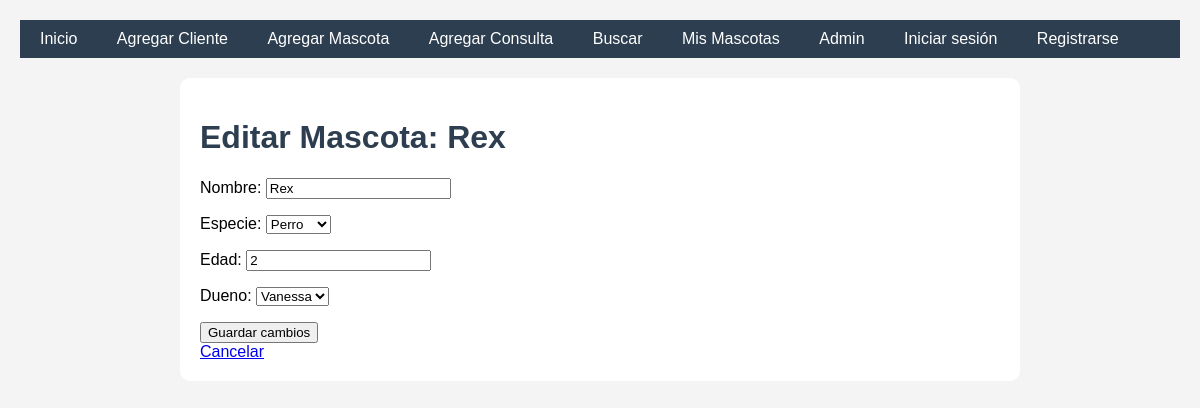
Screenshot of /mascotas/editar/1/ with the database file from the repository.
### veterinaria/models.py (models this page shows, shortened)
class Mascota(models.Model):
    ESPECIES = [
        ('perro', 'Perro'),
        ('gato', 'Gato'),
        ('conejo', 'Conejo'),
        ('ave', 'Ave'),
        ('otro', 'Otro'),
    ]
    nombre = models.CharField(max_length=50)
    especie = models.CharField(max_length=20, choices=ESPECIES)
    edad = models.IntegerField()
    dueno = models.ForeignKey(Cliente, on_delete=models.CASCADE, related_name='mascotas')
    imagen = models.ImageField(upload_to='mascotas/', null=True, blank=True)
    fecha_registro = models.DateField(auto_now_add=True)
    numero_chip = models.IntegerField(unique=True, null=True, blank=True)

class Cliente(models.Model):
    nombre = models.CharField(max_length=50)
    email = models.EmailField()
    telefono = models.CharField(max_length=20)
    def __str__(self):
        return self.nombre

### veterinaria/views.py (the view)
# urls.py: path('mascotas/editar/<int:mascota_id>/', views.editar_mascota, name='editar_mascota'),
def editar_mascota(request, mascota_id):
    mascota = get_object_or_404(Mascota, id=mascota_id)
    if request.method == 'POST':
        form = MascotaForm(request.POST, request.FILES, instance=mascota)
        if form.is_valid():
            form.save()
            return redirect('detalle_mascota', mascota_id=mascota.id)
    else:
        form = MascotaForm(instance=mascota)
    return render(request, 'veterinaria/editar_mascota.html', {'form': form, 'mascota': mascota})

### veterinaria/forms.py
class MascotaForm(forms.ModelForm):
    class Meta:
        model = Mascota
        fields = ['nombre', 'especie', 'edad', 'dueno']

### veterinaria/templates/veterinaria/editar_mascota.html (shortened to what this page needs)
{% extends "veterinaria/base.html" %}
{% block content %}
<h1>Editar Mascota: {{ mascota.nombre }}</h1>
<form method="POST" enctype="multipart/form-data">
    {{ form.as_p }}
    <button type="submit">Guardar cambios</button>
</form>
<a href="{% url 'detalle_mascota' mascota.id %}">Cancelar</a>
{% endblock %}

### veterinaria/templates/veterinaria/base.html (style rules this page uses)
body { font-family: Arial, sans-serif; margin: 0; padding: 20px; background-color: #f4f4f4; }
h1 { color: #2c3e50; }

### rows the page displays
Mascota: nombre "Rex", especie "Perro", edad "2", dueno "Vanessa"
